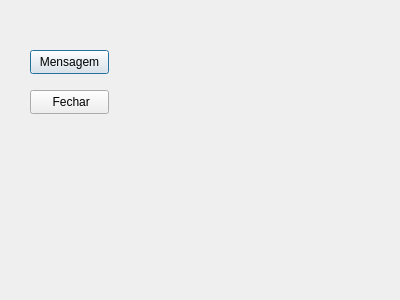
<?xml version="1.0" encoding="UTF-8"?>
<ui version="4.0">
 <class>Dialog</class>
 <widget class="QDialog" name="Dialog">
  <property name="geometry">
   <rect>
    <x>0</x>
    <y>0</y>
    <width>400</width>
    <height>300</height>
   </rect>
  </property>
  <property name="windowTitle">
   <string>Dialog</string>
  </property>
  <widget class="QPushButton" name="pushButton">
   <property name="geometry">
    <rect>
     <x>30</x>
     <y>50</y>
     <width>79</width>
     <height>24</height>
    </rect>
   </property>
   <property name="text">
    <string>Mensagem</string>
   </property>
  </widget>
  <widget class="QPushButton" name="pushButton_2">
   <property name="geometry">
    <rect>
     <x>30</x>
     <y>90</y>
     <width>79</width>
     <height>24</height>
    </rect>
   </property>
   <property name="text">
    <string> Fechar</string>
   </property>
  </widget>
 </widget>
 <resources/>
 <connections/>
</ui>
